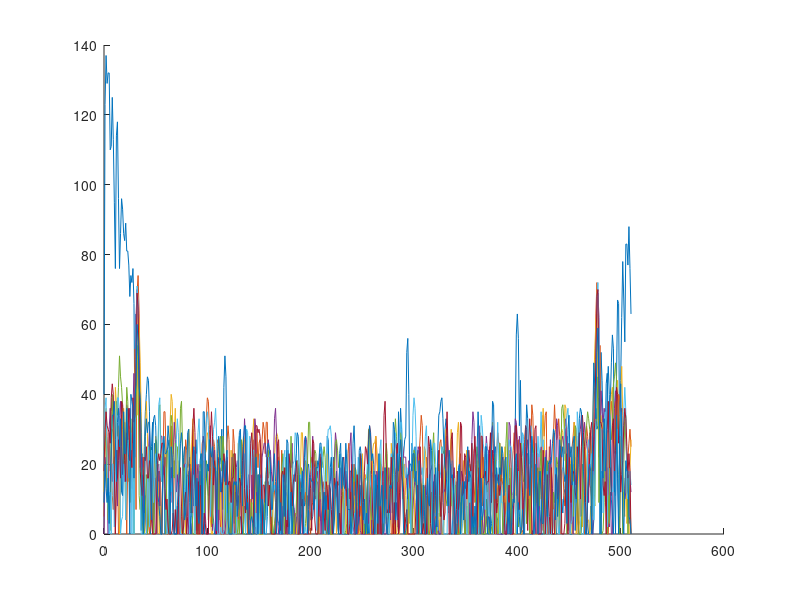

Source code (MATLAB):
clc
clear all
close all

HEXDATA(1,:) = '287b898184846e6f7d715f4c7276604c56605d56545951514d444a484c421d3f302f32290117001923282d2c23001920001a150006120e00001014000d18191b0b13130a0000000801090100051619090e1010130b0a0d080f1b1301091200080d000b100f0b0b12100604000000031614161e072a332d15000f0e000b0e030c00050b0005040007080000000101000000030c0000000c17171007000000050f0c0008030000080a040302001416070f0e000d1314070008070105000000050b100f080910131410040405090d0a131509040404040c08041c1b0d0d0000160d0d1203000000020000000000000b121201030f000900000e0e0305080100040e00000c020010120400100700030000050b06000000060f060f000309022317241e11171b1c3438280b0e1a1812190e1618000c060610000203000b110600000f0b0000050000090000101e211f15060800000c07000f0c00161300110903040300080d000903000000000c0e0409050000000503000006030001171905040004000000050900000b10000d00090a1f393f381f2c16171a0e1017171000000001000c13090e10070000000e0e14130b10160000000000000f1100030a060b0d171c14030000000212160f0b03000000140d011810030000080400041b241e1f3300342c1e181c2b2e1d20263139350c252d43421a2c3e4e433753534d584c3f000000000000000000000000000000000000000000000000000000000000000000000000000000000000000000000000000000000000000000000000000000000000000000000000000000000000000000000000000000000000000000000000000000000000000000000000000000000000000000000000000000000000000000000000000000000000000000000000000000000000000000000000000000000000000000000000000000000000000000000000000000000000000000000000000000000000000000000000ff0000000000000000000000000000000000000000000000000000000000000000000000000000000000000000000000000000000000000000000000000000000000000000000000000000000000000000000000000000000000000000000000000000000000000000000000000000000000000000000000000000000000000000000000000000000000000000000000000000000000000000000000000000000000000000000000000000000000000000000000000000000000000000000000000000000000000000000000000000000000000000000000000000000000000000000000000000000000000000000000000000000000000000000000000000000000000000000000000000000000000000000000000000000000000000000000000000000000000000000000000000000000000086188600000300cc0000015c49000000000000000000000000000000000000000000000d00450062006d00380003050029008600'
HEXDATA(2,:) = '0516231c141d12140b070f001318000011221e12201300161f18150f130f3507454a3f23101516100a00000500031000001411100711120c0014232318000003191f0f0315100104000e00050914101b1813141607131e150e1400000000101a1b1a162127261e13020e1b19110e1b19090000000006111a1f1b0700101e1a00000b0503131513030e1d17000000040a0b1b170b1e131a1b0e1b201e172020101616010f110c09001616090918001310040000090c181702000602000000000b0b090a0c050b000000080915130a0e0f000c09000f0d0d0d0e000700000014160a0b0e0e1200070c0a121108171a020c050c140a0f09000408040b0f00000000000000000000101c180e000e1413000c130800030f1300000b0011131305151b1a1914000000000612030b171010160013171c221f10000c160b0000070c020004050506131a1b160c12161210150d000b0d04080e0c000016170b0a0c0600081101000019180f091110000c1d160816130b04020e190412110c1109171d1a1a0f100e0511000415170d0f14181d150b141b0f000001001b1f16121000172522160800000a120f0d1b221c2223060e190e00001d251e1b1c211c0012130c080f14120f0017191c201e1608000a05181d1700171f1c170e0d0a12232b3f48421636091021211b130000081c26231a1a261717282723191b1c201b14161a1e1922240e2c33270f040000000000070d00000000000000000000000b150f2c232d16102e1a2011282126312621120000030000000000000000000000000d0000000d050400001c0002080010000f2d071a0400000c00000000000a000400000004000b000411250d10000e05190d11111d2b250b0500000002000000000d121f0c0c002419271a1e1102161e2f00141500000e13030000000000000000000000000000000038521711312720011c072d0b344e250c0a0e080e0000000000000000000000000000000000001200000c120014201500000000000000000c00000000000000081824211902000e42262b0f050e220000000000000000000000000000000c1703020000000000000018000002000d00000000000a000f0032000004031110413c1f030000060000000f0706000000090000000008010008130c0f010601392515050e000002100c30250912270d001e0004050919b54049111315001f0d00000000000000240d0f01000000000000000000002500001a000000026f5a00000028081d1500002c2c230b5d02230000001d0e561141022a00372a001b2a19280f000f00225f0522002205000016150d0e300a000000000000000c00000000000000000d060000000012000000000a000011005a000017000f0019100031060d000010000c00003906152800101212332000002309000010112b21001d00f930f9000022006e0000155153000000000000000000000000000000000000000000000000560075003a0021002221001e00f900'
HEXDATA(3,:) = '0c21240c0a191d1e1e1d132a251c1f00172112241d04241b0f12131220132d33223f3d312311130c1d261d0f1818050d0b111c17000f001616171a1910000114202826171d24140f150201000312120000111e19121b211900100e1113141313150517181d1c130400001318060b1a11040e0100100f0006000708180e0b000000091a0c0914191c1b150f060b040a051d21160400000000030000000a13110d0b0300000c161b1d1c19110b030e0f0e0e09000d15100000040600040e11111d1d1314150500030114160f10100b0d07030f160e00000013170a03020000090f0a000800070a01000b1302000a0d00000405060b08000000050017100611020c1d140000181a1a1c16120b06000c090b0c03040700041a160d0300000400000d130a12140b0000080d000000001012081017140c08101918131300070000000a060e0e00060108000003171e15090c161e14120e0c111d2018060007151511180e00080b0a0800000b151100050d1b120012130c0e000515201a0a00110c00000a191505190c0313181714030000000e1214170f00060a120f03070d0d0015140b000000030e130a1c241b0f08000d160b00040700000d0900121c1e1d152524150b10150a0010201b001116040005020f1818100404000217202c353d3f272f22221f1b1d1d09041d0723282a1e1b17272c1c22263022080512030800131b000000000000000000000000000000000000000000000000000000000000000000000000000000000000000000000000000000000000000000000000000000000000000000000000000000000000000000000000000000000000000000000000000000000000000000000000000000000000000000000000000000000000000000000000000000000000000000000000000000000000000000000000000000000000000000000000000000000000000000000000000000000000000000000000000000000000000000000000000000ff00000000000000000000000000000000000000000000000000000000000000000000000000000000000000000000000000000000000000000000000000000000000000000000000000000000000000000000000000000000000000000000000000000000000000000000000000000000000000000000000000000000000000000000000000000000000000000000000000000000000000000000000000000000000000000000000000000000000000000000000000000000000000000000000000000000000000000000000000000000000000000000000000000000000000000000000000000000000000000000000000000000000000000000000000000000000000000000000000000000000000000000000000000000000000000000000000000000000000000000000000000000fc30fc00002200cf0000163e40000000000000000000000000000000000000000000000000560075003a0021002221001d00fc00'
HEXDATA(4,:) = '00131610001e241b0f14161618081522261911180f1125231e241e0d242e163e46402c1315160e060b0100171e120b03001010001314081c1c161116000700110e130916201b0c110b000000000014140b0a00020300061812011114070e11081c1a06000000161f12011718000d130013100c00010004160e03000e1611000113151207100e0e18211b0b0e110700110a17211e001106110b16181a1a16171b1818120e1421241c05000000000805060c0b001415131a0a070005151205100600121b1c1b15080e11141c0c11151012050a000608050c0001000e0f130d00161d1a0700111300000009120d0000191d0f030000040007060100000000000a0f030a120000000200120f0008001012000000101309040f1416181b180800020a1b191616160e0a15120300070d100e141918100a00050d0e00010b0f1213140a000000040000000c0c0c0d121c160b01140b0913090000060d0f12100c001011151300001b2320140d040d1f1300050001151c181800101d1f17110e000000000000000900000309201f1300001321201b101c181006090b0f181b150c141b14050300171700171911010f14180600101b120d06000d211f1106141b1c1917211601080f030f0014110a101c1b1e221b1a201c1a18091d1c0000161e2e3f453e152923202421080e13020c00001d24292513060017240f100a0c170603100c4a3a3618282a16300a0a00090800030806000000000c00000000000000000000000000000000000600060c000d18001217201a0216000d081c0e09000000000000000100000000010e000c07170f141e37202c352b00110000000000000000000002000000000000000b00000000000000061511162a082a0f101a2c181d493a212f1510100415091211000000000000000000001e000307000004000000000012000b0c000000000c0000000005001400000800181b1e290f0f000e0413093303020008000000000000000000120002000000001228030d0009000000020b0000000000000d00011c13151c292d2c3a23300006141f00000000000000000000000000000000000000000000000500001a001500061f01391e09050003191518160f000001000002000009421a231c161321252d23170a370012080e15020011001500000000000000000300150042592e2e05230000230b00000000000025000022000000000000000009153325161f0806004a010000000000223f003523000500000000000000001b002015023a002900000303000024003e0e41003c0000000d00210000000000322a617108001d0c091b00000003380015000000000000000000000000000c280a33140b461400001000000004004a022e05000000000000000000003a0e321d21354c3a252e120030000000190200000008000000000aff30ff00002100cf0000163e40000000000000000000000000000000000000000000000000560075003a0021002121001d00ff00'
HEXDATA(5,:) = '181c1a0c040b012328150f1826222a332d2a2516111c2a261b0921111100222136330b0713040000061100041419130e000b1b1a132325190f161712001817001a221f11101a1919111124261900130e10111111060b0000000a06000612170710050d151304131b0c031315101210071b1c121c180c040f0d0009000e17160500000400141b100000000a0801000609000014170c0e1100000000050f04131812100900000305070b0d000213170600160e0711131c1206000506151300001312000003081520201313131518170b000c0a14131619160b00070700000000111a1b18131515120c000001030d02060001100f131209081317120a000210000f1e1e080405000e0b00000a171208000a141a170803131309111a211c140f161d1c1308000000040d0304000e18170c0800000f0e000f0d01060b00000000181d140b0007140505191817180a08121008081005030e0700000009080b09000108000b141211000600141914070205000000000a06010002020010171403000f1a0d0b000c0c1a200d1313000b0c0c13140c0206181a120f0f1203070a0014131917080912130813180a020000111507000200000c090d16140c04112425211a10000e0b0b141205181f1e12000000000c1b191d1f23211e1905110c0820212d0922000001091f1d000b031f1b202b2d312c1411001c19001322221200110a00041c0c00000400000006000000000000000100070017000008020000000014170e02001030194c3a3938301c0d0f000800001a0f160300000000000000000000000000000500040511001b0e1f0000000000000000000000000000040503130000060002080f0c051503001400000e2a0d0f1f090a000009001a322c2a340b22020c000802002f201820000000000005000000000000000300000000000000000000000a1700000625111405000000001f292420132424140600000b00050000161300000a120d27030005001f00000e000000000000000000000010001000000e30022000050f084321000001000005000000000000000000000000000e000d06040c0102001000000000010006001700000a08000d0b32382f3e461b3309211e081300200b0000000000000000000018320d050000000316271b213837020d3c4b222d2c020c0000000000000002000000000000000d2a020b2426140623002044163b065700000000000000280010000000001800060c130011002f3724001e000000000000000000000000000000000013000d00001b250022354434461f310c0c1400020000002a0700000000002500250049404988484b563c352923300e1000170000000000000000000500000023000d0000008d27101a1727000028000000000021010033000007002f1c000f13000c3b7a125d1f10140b0035000002310200002100cf0000163e40000000000000000000000000000000000000000000000000560075003a0021002121001d000200'
HEXDATA(6,:) = '1424271508000c00141402182127271d0004051414041220101c1d001a00183647422f0f00000000000010190211180e09101715132527110f1b1413040005180f0c100000021b211d0b000000080d14001012000505110e0017141d2118141505161c20231f120510161e20241c000000020000011111000102080d04000000000e1a1c16110f1417001e1d001c1a11181802060000000510100000000012160e08050f0c0e0c0b0f0d000006131618000b181400010d14151d1c0d000e110f1107000200000006071415110f0f010c151719181511000d1a1e1e1f1c13070e0b0a040014170a00001018180d000a0000020600010d1614110e0c06030f10151a130e0d04120f00060a0f181b090305080a05040010170f03151d190f141b20201614121013100d0900142227241c0a000b1611130e151c1f160c090000101a1a140d01121012191100000000161600131500100a031210060000030c0f0e000013090b1a0803020905000213221f1a17071a1706050b130f000009152015000f0909050105070c1b191916080e070004120702111d1c11150d1318141f1d1500071a141c161923191b100000120800000004070013110700000a1113171e1f22241d0003040f0d0e09231e1302000000090500181b18131715040b2b4348391b051e061a2318021623210e0c0e170b1e1e051123210c232a230c0a0e120e00000000000000000000000000000000000000020a0800000d1d072d262b2847512928401f0b1b1a1e2615000000000000000000000106000000001c0513202b080002090c001a0b0300111413000000000000000000000000000000000000000c0f423a22292627311f000f0000000000000000000000000000000000001c010b12211728172628324a2822192d1610040400000000000000000000000000000000001f17001a2f3d4a485541312b1e25110000000000000000000000000b000e00000016002e1d1b0446263604070201000000000000000000000000000000000000001b1c493855374f49542a453c0027080000000000000000000000000002170317231f29254b333d343e6011200000000000000000000000000000000000020e241d384017331e4b47301322000000000000090000000000000027000000000d3e40091a140f15243807070000000000000000000000000011000030001a4f240d4b65331a4135216b2859001800010000001000220000242437362b43343b3e2c284e2500241e15000000000000000000000000000000080011001900273a2a0b2a52293a2a3513000000000000000000000e00000a0709001e0a00210600000b1b0d1d000005000a0007000000000000000000000e0000172b1b003d285a484464202a131b650545001e2c0000011a0000004540382833250017142a05310500002100cf0000163e40000000000000000000000000000000000000000000000000560075003a0020002121001d000500'
HEXDATA(7,:) = '121e231f1e1d1a272b2812000f101b191026251e150f1d1b241518132720223245412f120e0b0e1615191010151404000000000a151715171a1a160d070a02000000010600070000091113080002090c000511140c061f241d0b000f000e0a000006030000000e1b231c0e1510001615110d0c0f17140e150e0f0f09101017170a080e100f00151b0d060e0a000d1a1d1600131f1f1d1e1c15000e0e091116080e080000000000081a1b0d0111120f1300040217140f080e110f151100000c080a000000000000100d011b1a040000000c17130f0c06010f0d070e0d070008100d0e0f0006000b1516100d0c000003101407040000110b0517120009121918141b1f1d11060000090e00120d00000f22261a0607060c160f000900191a000c16110f0c0005070000000000000000090e0015190c00030000000f1c1903000009110b0212180b05170904061a231800001b1d1200000712070a201f0b0c17160a101814121a03171c14000d13091c1c1011120e0f0f171d09181500110609110b0e151609000000080e00000000101f1f1307071a160c00141f1e0119211a00000d1e1f10000000000e180f0007110a05001300000011110a0c1919000000030e17001a10091212110c0a19161d0a19221d1909000910161e20121c203244462c20201e0e0b0f001e2613130b1f210f182a281a1c0c11151f242119101712001f1d1e2c1e1c26230e02001c000100000000000000000000000000000000001e1d1439302f403854323d5d4d16081d2b0500001200000000000000000000000000000000000016020b002b1e12110000000000000000000000000000000000000000000000002100120a171d1f2233282e3b241a122c2b0e000200000000000000000000000000000000010f00000e102a2f1d17142b0712192218051e1c00110c17000000000000002606271917262135321f271b151d1c29160b1700140000000000000000000000000000000001131b37262e040e0001000000000000000003000000000001000000061b000000031b190002020d0d0d1300000a1e000000000000000000000000000000382c140b000220241901020300000000000000000000000000190c1712000005001e100017000d323050151a0c0000000000000000000000000000000001001610352a0a290615461a00172d2422000900000000010100120e000000000a0003004700001b1a0900092806210100000000000000005c115100110d0018003400140819080021002c0000000000000000000000000000000000120d0a08200067240b0e0c00271a00111900000006002406000029003f1100042d2700002c0c10004115110029011d00260000000000002900002a0000100016000919002e17101815280000140700000004001d0000000000000008310800002100cf0000163e40000000000000000000000000000000000000000000000000560076003a0020002121001d000800'
HEXDATA(8,:) = '09140d0910030e192222261b0f202419210c0b231717241a150028262410272b3c372a271d0b00041c211d202016041a21221f140b09050000151c1717181f1b00191604000000080e121a1d180c0406101d1e09000e16190e081005031517002323171014121b18161914131301171c150c0f15140f151804000000000e0f0e0f050e1d1e11081b1f1f07090000040503000e161100110d000a08000611191a1814070710170f0011150009000011050d1b1a00050c00060f13171d1c11000d1200161c0f000710100f0f070a131313151a1a0c000c070b02000013160c00040e0f0600171a0d160e0d1a1407070700051a1f1600020318191609040a000600191f1c15171400110c0317080a0e0001130300050d0e0d0f201e040c1712171b150c00000103111114141217170f12000d150a00040e07000b1009081b1800010f13021822232627211813120c08181410110d090000031314000a0f040f0d12190f1210000500080017231b001004060f191900050400162625160a130f0e131119170b15160c00090000070a0915170009050001070000192521150b131c170004140c000e120b03030f160c05141514151a1e1d0413050b1b171619120f11031e2216190e1a1c010a0f142124231d120b00000b121412001f312a21343b2b170012102112162930281a0a050012002210001c2b1c06000d15121205040007223626200b1e150925111b20130a13001b200f05060000000000000000000008000000000405250300120d121410110000111b0714000000000000000001000b0000000000000000000000000d000c000c10001e031300000000090100000600110000000000050003280f15390002241526413235401b381a2c060e130a120f0002000000000000000000000000000d0e181c160415131a1518000e1b0b0000000000000000000000000000000000000001210a20001b0e1c041114080e250b03000000000000000000000400000000001700162717130222100026001d06313013000a0500000600032600000000052800080f21352b372c0e061e040b0d0b31010000000000000000000000000000000e00250014320b10001600130b290c36001d00000000000000070013000c20001825181f211722000002000f2a4e053a0000001a0000001000060700000000001b3a1e1100000000160c00000010131200340300091906060000002a0000000000000900002200000000000000000000322f1400040c0c1a12001a00002808270000003a00481e00000000000f27050610262800121c155a002800100219000d00000000000000000000061a15102400220015000014000a0d0000000002210000000064000d0000200e2800000000000000000000000000000c14000200000003004500020000000700000025000b310b00002100cf0000163e40000000000000000000000000000000000000000000000000560076003a0020002121001e000b00'

for k=1:8
    cont = 0;
    for i=1:2:1022 % 2150
        cont = cont + 1;
        DATA(k,cont) =  hex2dec( strcat(HEXDATA(k,i), HEXDATA(k,i+1)) );
    end
end


x = [0:511-1];


figure
hold on

for k=1:8
    plot( x , DATA(k,:))
end
%axis([0 511 0 80])

hold off